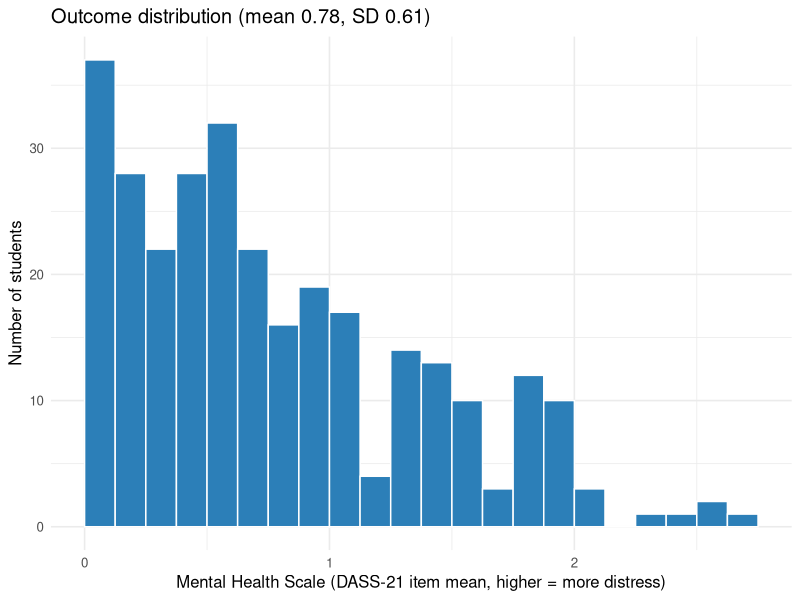
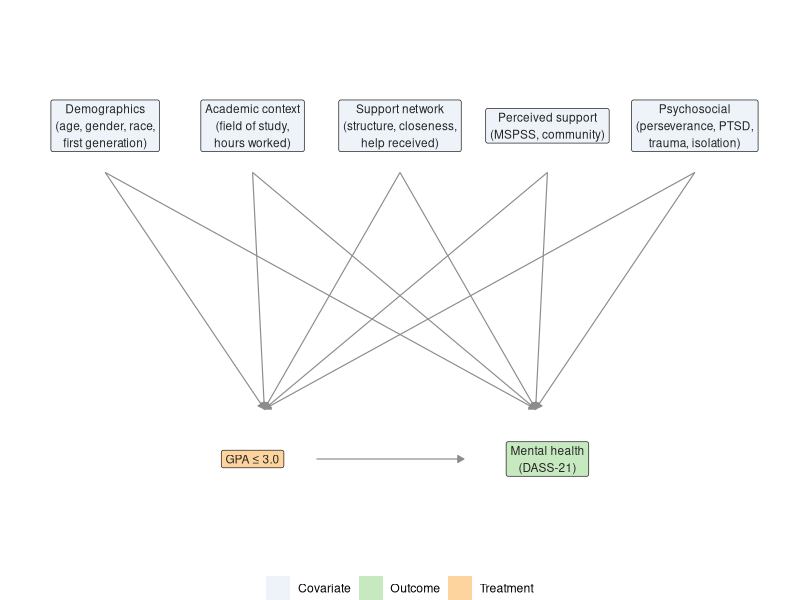
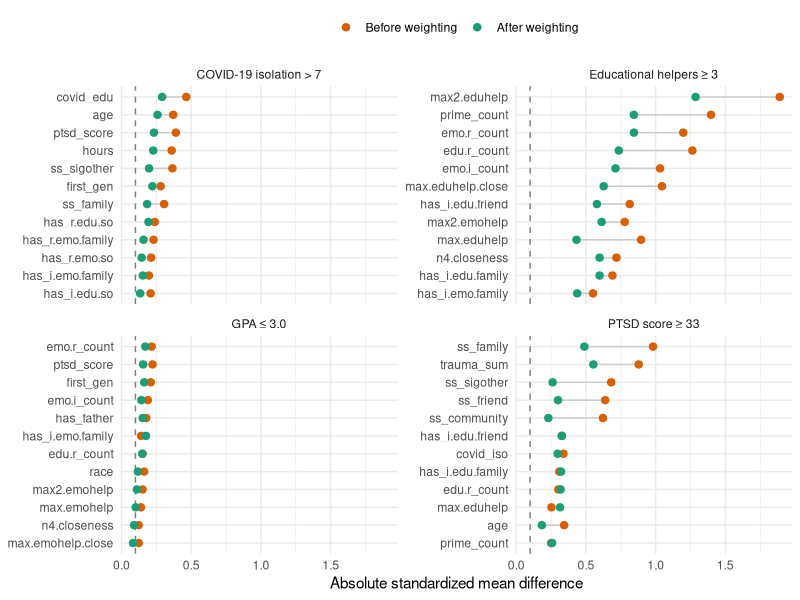

Write R code to recreate these figures, in order. (Note: this script raises an error after producing the figures.)
## ---- chunk 1
knitr::opts_chunk$set(echo = TRUE, message = FALSE, warning = FALSE,
                      fig.align = "center", fig.retina = 2)
library(dplyr)
library(tidyr)
library(ggplot2)
library(knitr)
library(kableExtra)

# Paths are relative to the vignette/ folder
dat     <- read.csv("../data/numeric_GPA3_0_first.csv")
res     <- read.csv("../output/results.csv")
bal     <- read.csv("../output/balance.csv")
dat$age[dat$age == 0] <- NA   # age = 0 codes a missing value

alpha <- 0.10

# Readable labels for treatments and subgroups (as in Tables 3 to 7)
trt_labels <- c(
  "GPA 3.0 or below"                                    = "GPA ≤ 3.0",
  "PTSD score 33 or higher"                             = "PTSD score ≥ 33",
  "COVID isolation above 7"                             = "COVID-19 isolation > 7",
  "Three or more intense educational helpers"           = "Educational helpers ≥ 3",
  "Maximum emotional help 9 or higher"                  = "Max. emotional help ≥ 9",
  "Academic perseverance above median"                  = "Academic perseverance > median",
  "Not a cisgender woman"                               = "Not a cisgender woman",
  "Trauma score above median (higher = fewer events?)"  = "Trauma score > median",
  "Trauma score above median (fewer traumatic events)"  = "Trauma score > median"
)
grp_levels <- c("Full sample", "High PTSD (>=33)", "Low PTSD (<33)",
                "Cisgender women", "Cisgender men",
                "White", "Asian/Asian-American", "Other racial identity",
                "Ages 18-20", "Ages 21-24", "Ages 25+")
grp_labels <- c("Full sample", "High PTSD symptom severity", "Low PTSD symptom severity",
                "Cisgender women", "Cisgender men",
                "White students", "Asian/Asian-American students", "Students of other racial identities",
                "Ages 18–20", "Ages 21–24", "Ages 25+")

res <- res %>%
  mutate(Treatment = unname(trt_labels[treatment]),
         Group     = factor(grp_labels[match(group, grp_levels)], levels = grp_labels))

fmt_p <- function(p) ifelse(p < 1e-4, "< 0.0001", formatC(p, format = "f", digits = 4))
## ---- chunk 2
ggplot(dat, aes(mh_scale)) +
  geom_histogram(binwidth = 0.125, boundary = 0, fill = "#2C7FB8", colour = "white") +
  labs(x = "Mental Health Scale (DASS-21 item mean, higher = more distress)",
       y = "Number of students",
       title = sprintf("Outcome distribution (mean %.2f, SD %.2f)",
                       mean(dat$mh_scale), sd(dat$mh_scale))) +
  theme_minimal(base_size = 12)
## ---- chunk 3
sub_n <- tibble::tribble(
  ~Stratification, ~Subgroup, ~n,
  "None",        "Full sample",                         nrow(dat),
  "PTSD",        "High symptom severity (PCL-5 ≥ 33)", sum(dat$ptsd_score >= 33),
  "PTSD",        "Low symptom severity (PCL-5 < 33)",   sum(dat$ptsd_score < 33),
  "Gender",      "Cisgender women",                     sum(dat$gender == 0),
  "Gender",      "Cisgender men",                       sum(dat$gender == 1),
  "Race",        "White",                               sum(dat$race == 0),
  "Race",        "Asian/Asian-American",                sum(dat$race == 2),
  "Race",        "Other racial identities",             sum(dat$race == 1),
  "Age",         "18–20",                          sum(dat$age <= 20, na.rm = TRUE),
  "Age",         "21–24",                          sum(dat$age %in% 21:24),
  "Age",         "25 and older",                        sum(dat$age >= 25, na.rm = TRUE)
)
kable(sub_n, caption = "Subgroup sample sizes") %>%
  kable_styling(full_width = FALSE, bootstrap_options = c("striped", "condensed")) %>%
  collapse_rows(columns = 1, valign = "top")
## ---- chunk 4
trt_tab <- tibble::tribble(
  ~Treatment, ~`Coded 1 if`, ~Justification, ~`Treated (full sample)`,
  "GPA ≤ 3.0", "Self-reported cumulative GPA at or below 3.0",
    "B average; standard benchmark for good academic standing", sum(dat$gpa_thresh3_0 == 1),
  "PTSD score ≥ 33", "PCL-5 total of 33 or higher (range 0–80)",
    "Recommended threshold for probable PTSD (Bovin et al., 2016); not a diagnosis", sum(dat$ptsd_score >= 33),
  "COVID-19 isolation > 7", "Isolation item above 7 (0 = strongly disagree, 10 = strongly agree)",
    "Clear agreement on a scale with neutral point 5; just above the sample median of 7", sum(dat$covid_iso > 7),
  "Educational helpers ≥ 3", "Three or more network members giving intense educational help",
    "Above the median of 2 intense educational helpers", sum(dat$edu.i_count >= 3),
  "Max. emotional help ≥ 9", "Highest emotional-help rating of any network member is 9 or 10",
    "At least one source of near-maximal emotional support", sum(dat$max.emohelp >= 9),
  "Academic perseverance > median", sprintf("Academic perseverance above %.1f (1–6 scale)", median(dat$acpers)),
    "Full-sample median split", sum(dat$acpers > median(dat$acpers)),
  "Not a cisgender woman", "Gender identity other than cisgender woman",
    "Used only within the PTSD strata", sum(dat$gender != 0),
  "Trauma score > median", sprintf("Trauma item sum above %d", as.integer(median(dat$trauma_sum))),
    "Full-sample median split. Higher scores mean FEWER reported traumatic experiences", sum(dat$trauma_sum > median(dat$trauma_sum))
)
kable(trt_tab, caption = "Treatment contrasts (group coded 0 is everyone else in the analytic sample)") %>%
  kable_styling(bootstrap_options = c("striped", "condensed"), font_size = 13)
## ---- chunk 5
res %>%
  distinct(Group, Treatment) %>%
  mutate(x = "✓") %>%
  pivot_wider(names_from = Treatment, values_from = x, values_fill = "") %>%
  kable(caption = "Analysis plan: 46 treatment effects in 11 analytic samples") %>%
  kable_styling(bootstrap_options = c("condensed"), font_size = 12)
## ---- chunk 6
nodes <- data.frame(
  name = c("Demographics\n(age, gender, race,\nfirst generation)",
           "Academic context\n(field of study,\nhours worked)",
           "Support network\n(structure, closeness,\nhelp received)",
           "Perceived support\n(MSPSS, community)",
           "Psychosocial\n(perseverance, PTSD,\ntrauma, isolation)",
           "GPA ≤ 3.0", "Mental health\n(DASS-21)"),
  x = c(1, 2.5, 4, 5.5, 7, 2.5, 5.5),
  y = c(3, 3, 3, 3, 3, 1, 1),
  type = c(rep("Covariate", 5), "Treatment", "Outcome"))
edges <- rbind(
  data.frame(x = nodes$x[1:5], y = 2.72, xend = 2.62, yend = 1.3),
  data.frame(x = nodes$x[1:5], y = 2.72, xend = 5.38, yend = 1.3),
  data.frame(x = 3.15, y = 1, xend = 4.65, yend = 1))
ggplot() +
  geom_segment(data = edges, aes(x, y, xend = xend, yend = yend),
               arrow = arrow(length = unit(0.18, "cm"), type = "closed"),
               colour = "grey55", linewidth = 0.4) +
  geom_label(data = nodes, aes(x, y, label = name, fill = type), key_glyph = "rect",
             size = 3, label.padding = unit(0.3, "lines"), colour = "grey15") +
  scale_fill_manual(values = c(Covariate = "#EDF3F8", Treatment = "#FDD49E", Outcome = "#C7E9C0"),
                    name = NULL) +
  coord_cartesian(xlim = c(0.3, 7.7), ylim = c(0.5, 3.6)) +
  theme_void(base_size = 11) + theme(legend.position = "bottom")
## ---- chunk 7
tibble::tribble(
  ~Setting, ~Value,
  "Objective", "binary:logistic (log loss)",
  "Learning rate (eta)", "0.05",
  "Maximum tree depth", "2",
  "Minimum child weight", "5",
  "Row and column subsampling", "0.8",
  "Number of rounds", "5-fold cross-validation, early stopping after 25 rounds, maximum 1000",
  "Final model", "Refit on the full analytic sample with the selected number of rounds",
  "Missing values (age only)", "Handled natively (learned default split direction)"
) %>% kable() %>% kable_styling(full_width = FALSE, bootstrap_options = "condensed")
## ---- chunk 8
diag <- res %>%
  arrange(Group) %>%
  transmute(Group, Treatment,
            `Treated / control` = paste(n_treated, n_control, sep = " / "),
            `PS range` = sprintf("%.2f–%.2f", ps_min, ps_max),
            `Weight range` = sprintf("%.2f–%.2f", weight_min, weight_max),
            `ESS treated / control` = sprintf("%.0f / %.0f", ess_treated, ess_control),
            `Max |SMD| before` = round(max_abs_smd_before, 2),
            `Max |SMD| after`  = round(max_abs_smd_after, 2),
            `|SMD| > 0.1 before / after` = paste(n_smd_over_cutoff_before, n_smd_over_cutoff_after, sep = " / "))
kable(diag, caption = "Weighting diagnostics for all 46 analyses") %>%
  kable_styling(bootstrap_options = c("striped", "condensed"), font_size = 12) %>%
  collapse_rows(columns = 1, valign = "top") %>%
  scroll_box(height = "520px")
## ---- chunk 9
full_bal <- bal %>%
  filter(group == "Full sample") %>%
  mutate(Treatment = unname(trt_labels[treatment])) %>%
  group_by(Treatment) %>%
  slice_max(abs(smd_before), n = 12) %>%
  ungroup() %>%
  pivot_longer(c(smd_before, smd_after), names_to = "when", values_to = "smd") %>%
  mutate(when = factor(when, c("smd_before", "smd_after"), c("Before weighting", "After weighting")),
         covariate = reorder(paste(covariate, Treatment, sep = "___"), abs(smd)))
ggplot(full_bal, aes(abs(smd), covariate, colour = when)) +
  geom_vline(xintercept = 0.1, linetype = "dashed", colour = "grey50") +
  geom_line(aes(group = covariate), colour = "grey80") +
  geom_point(size = 2.2) +
  scale_y_discrete(labels = function(x) sub("___.*$", "", x)) +
  scale_colour_manual(values = c("#D95F02", "#1B9E77"), name = NULL) +
  facet_wrap(~ Treatment, scales = "free_y") +
  labs(x = "Absolute standardized mean difference", y = NULL) +
  theme_minimal(base_size = 11) + theme(legend.position = "top")
## ---- chunk 10
knitr::include_graphics(sprintf("figures/overlap-%d.png", 1:4))
## ---- chunk 11
res %>%
  filter(ps_max - ps_min < 0.02) %>%
  transmute(Group, Treatment, n, `Treated / control` = paste(n_treated, n_control, sep = " / "),
            `PS range` = sprintf("%.3f–%.3f", ps_min, ps_max),
            `Weighted estimate` = round(estimate, 4),
            `Unadjusted difference` = round(raw_difference, 4)) %>%
  kable(caption = "Analyses with nearly constant propensity scores") %>%
  kable_styling(bootstrap_options = c("striped", "condensed"), font_size = 12)
## ---- chunk 12
make_table <- function(groups, caption) {
  d <- res %>% filter(Group %in% groups) %>% arrange(Group)
  out <- d %>% transmute(Group, Treatment,
                         Estimate = sprintf("%.4f", estimate),
                         `P-value` = fmt_p(p_value),
                         `BH p-value` = fmt_p(p_value_BH),
                         `90% CI` = sprintf("(%.4f, %.4f)", ci_lower, ci_upper))
  k <- kable(out %>% select(-Group), caption = caption, align = "lrrrr") %>%
    kable_styling(full_width = FALSE, bootstrap_options = c("condensed", "hover"))
  bold <- which(d$p_value_BH < alpha); ital <- which(d$p_value < alpha & d$p_value_BH >= alpha)
  if (length(bold)) k <- row_spec(k, bold, bold = TRUE)
  if (length(ital)) k <- row_spec(k, ital, italic = TRUE)
  for (g in unique(as.character(d$Group))) {
    idx <- which(as.character(d$Group) == g)
    if (length(groups) > 1) k <- pack_rows(k, g, min(idx), max(idx))
  }
  print(k)
}
make_table("Full sample", "Table 3. Full sample")
make_table(c("High PTSD symptom severity", "Low PTSD symptom severity"), "Table 4. Stratified by PTSD symptom severity")
make_table(c("Cisgender women", "Cisgender men"), "Table 5. Stratified by gender identity")
make_table(c("White students", "Asian/Asian-American students", "Students of other racial identities"),
           "Table 6. Stratified by race")
make_table(c("Ages 18–20", "Ages 21–24", "Ages 25+"), "Table 7. Stratified by age")
## ---- chunk 13
res %>%
  mutate(sig = case_when(p_value_BH < alpha ~ "Significant after BH adjustment",
                         p_value < alpha    ~ "Significant before adjustment only",
                         TRUE               ~ "Not significant"),
         sig = factor(sig, c("Significant after BH adjustment",
                             "Significant before adjustment only", "Not significant"))) %>%
  ggplot(aes(estimate, reorder(Treatment, estimate), colour = sig)) +
  geom_vline(xintercept = 0, colour = "grey50") +
  geom_errorbarh(aes(xmin = ci_lower, xmax = ci_upper), height = 0.25) +
  geom_point(size = 2) +
  facet_wrap(~ Group, ncol = 3, scales = "free_y", labeller = label_wrap_gen(28)) +
  scale_colour_manual(values = c("#08519C", "#6BAED6", "grey65"), name = NULL) +
  labs(x = "Estimated effect on the Mental Health Scale (90% CI)", y = NULL) +
  theme_minimal(base_size = 10) +
  theme(legend.position = "top", strip.text = element_text(face = "bold"))
## ---- chunk 14
res %>%
  summarise(`Max |midpoint - estimate|` = max(abs((ci_lower + ci_upper) / 2 - estimate)),
            `Max |half-width - t x SE|` = max(abs((ci_upper - ci_lower) / 2 -
                                                qt(1 - alpha / 2, n - 2) * std_error))) %>%
  kable(digits = 8) %>% kable_styling(full_width = FALSE)
## ---- chunk 15
bh <- p.adjust(res$p_value, method = "BH")
all.equal(bh, res$p_value_BH)
## ---- chunk 16
m <- nrow(res)
res %>%
  arrange(p_value) %>%
  mutate(Rank = row_number(), `m p / rank` = p_value * m / Rank) %>%
  slice(13:22) %>%
  transmute(Rank, Group, Treatment, `P-value` = round(p_value, 4),
            `m p / rank` = round(`m p / rank`, 4), `BH p-value` = round(p_value_BH, 4)) %>%
  kable() %>%
  kable_styling(bootstrap_options = c("striped", "condensed"), font_size = 12)
## ---- chunk 17
si <- readLines("../output/session_info.txt")
cat(si[c(1, grep("xgboost|estimatr", si))], sep = "\n")
